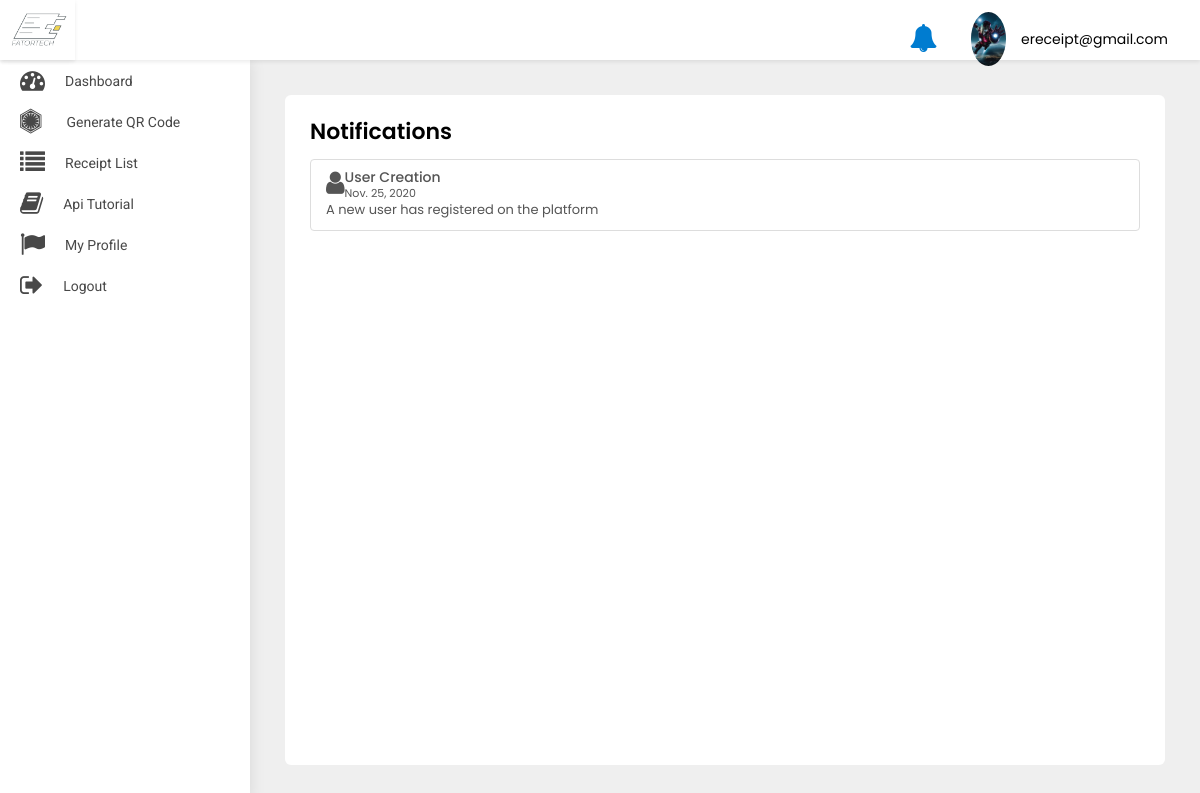
The page /merchant/notification/ (signed in) on the database as committed earlier.
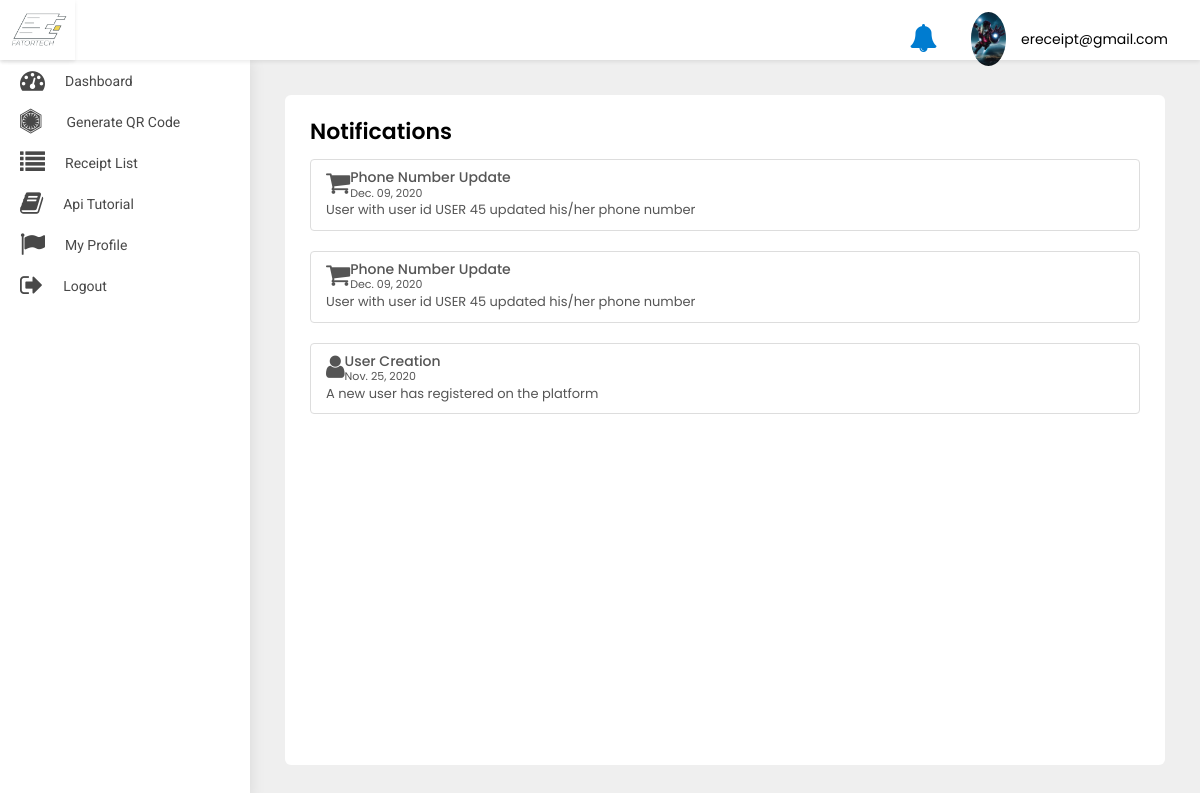
The same page on the database as committed later.
### src/models.py (models this page shows)
class User(AbstractBaseUser, PermissionsMixin):
    first_name = models.CharField(default='first name', max_length=100)
    last_name = models.CharField(default='', max_length=100, null=True, blank=True)
    email = models.CharField(default='', max_length=255, unique=True)
    country_code = models.CharField(default='+91', max_length=10)
    phone_number = models.CharField(default='', max_length=13)
    profile_pic = models.ImageField(default='default_profile.png', null=True, blank=True)
    device_token = models.CharField(default='', max_length=500, null=True, blank=True)
    password = models.CharField(default='', max_length=100)
    confirm_password = models.CharField(default='', max_length=100)
    is_merchant = models.BooleanField(default=False)
    created_at = models.DateTimeField(auto_now_add=True)
    is_active = models.BooleanField(default=True)
    is_staff = models.BooleanField(default=False)
    objects = UserManager()
    USERNAME_FIELD = 'email'
    class Meta:
        ordering = ('-created_at',)

class UserNotification(models.Model):
    to = models.ForeignKey(User, on_delete=models.CASCADE)
    title = models.CharField(default='title', max_length=200)
    title_in_arabic = models.CharField(default='title', max_length=200)
    body = models.CharField(default='body', max_length=200)
    body_in_arabic = models.CharField(default='body', max_length=200)
    read = models.BooleanField(default=False)
    created_at = models.DateTimeField(auto_now_add=True)
    class Meta:
        ordering = ('-created_at',)

### merchant/views.py (the view)
# urls.py: path('notification/', NotificationView.as_view(), name='notification'),
class NotificationView(LoginRequiredMixin, ListView):
    model = UserNotification
    template_name = 'merchant-notification.html'
    login_url = 'merchant:login'

### merchant/templates/merchant-notification.html (shortened to what this page needs)
{% extends 'base-merchant.html' %}
{% block body %}
<div class="WrapperArea">
    <div class="WrapperBox">
        <div class="Small-Wrapper">
            <h4 class="Title">Notifications</h4>
            <div class="NotificationList">
                {% for object in object_list %}
                {% if object.to.is_superuser %}
                <div class="list-group">
                    <a class="list-group-item list-group-item-action flex-column align-items-start">
                        {% if object.title == 'User Creation' %}
                        <figure class="pull-left"><i class="fa  fa-user fa-2x" aria-hidden="true"></i></figure>
                        {% elif object.title == 'Password Changed' %}
                        <figure class="pull-left"><i class="fa  fa-lock fa-2x" aria-hidden="true"></i></figure>
                        {% elif object.title == 'Phone number Update' %}
                        <figure class="pull-left"><i class="fa  fa-phone fa-2x" aria-hidden="true"></i></figure>
                        {% elif object.title == 'Payment' %}
                        <figure class="pull-left"><i class="fa  fa-money fa-2x" aria-hidden="true"></i></figure>
                        {% elif object.title == 'Profile Update' %}
                        <figure class="pull-left"><i class="fa  fa-user fa-2x" aria-hidden="true"></i></figure>
                        {% else %}
                        <figure class="pull-left ml-5"><i class="fa  fa-shopping-cart fa-2x" aria-hidden="true"></i>
                        </figure>
                        {% endif %}
                        <div class="msg-right">
                            <div class="d-flex w-100 justify-content-between">
                                <h5 class="mb-1">{{object.title}}</h5>
                                <small>{{object.created_at|date:'M. d, Y'}}</small>
                            </div>
                            <p class="mb-1"> {{object.body}}</p>
                        </div>
                    </a>
                </div>
                {% endif %}
                {% endfor %}
            </div>
        </div>
    </div>
</div>
{% endblock body %}

### merchant/templates/base-merchant.html (shortened to what this page needs)
{% load static %}
<head>
    <link type="text/css" rel="stylesheet" href="{% static 'adminpanel/css/style.css' %}">
    <link rel="stylesheet" href="{% static 'adminpanel/css/media.css' %}">
</head>
<body>
<div class="Header">
    <div class="Logo">
        <img src="{% static 'adminpanel/images/logo.jpg' %}">
    </div>
    <div class="Navigation">
        <div class="header-notifications">
            <a href="{% url 'merchant:notification' %}">
                <i class="fa fa-bell fa-2x" aria-hidden="true"></i>
            </a>
        </div>
        <div class="Avater">
            <a href="javascript:void(0);">
                <figure><img src="{{user.profile_pic.url}}"></figure>
                {{user}} </a>
        </div>
    </div>
</div>
<div class="SidenavBar">
    <ul>
        <li class="nav-item nav-link {% if request.resolver_match.view_name  == 'merchant:dashboard' %}active{% endif %}">
            <a href="{% url 'merchant:dashboard'  %}">
                <span><i class="fa fa-tachometer"></i></span> Dashboard
            </a>
        </li>
        <li class="nav-item nav-link {% if request.resolver_match.view_name  == 'merchant:create-order' %}active{% endif %}">
            <a href="{% url 'merchant:create-order'  %}">
                <span><i class="fa fa-first-order"></i></span>Generate QR Code
            </a>
        </li>
        <li class="nav-item nav-link {% if request.resolver_match.view_name  == 'merchant:order-list' %}active{% endif %}">
            <a href="{% url 'merchant:order-list'  %}">
                <span><i class="fa fa-list"></i></span> Receipt List
            </a>
        </li>
        <li class="nav-item nav-link {% if request.resolver_match.view_name  == 'merchant:api-tutorial' %}active{% endif %}">
            <a href="{% url 'merchant:api-tutorial'  %}">
                <span><i class="fa fa-book"></i></span> Api Tutorial
            </a>
        </li>
        <li class="nav-item nav-link {% if request.resolver_match.view_name  == 'merchant:profile' %}active{% endif %}">
            <a href="{% url 'merchant:profile'  %}">
                <span><i class="fa fa-flag"></i></span> My Profile
            </a>
        </li>
        <li class="nav-item nav-link {% if request.resolver_match.view_name  == 'logout' %}active{% endif %}">
            <a href="{% url 'merchant:logout' %}">
                <span><i class="fa fa-sign-out"></i></span>
                <p>Logout</p>
            </a>
        </li>
    </ul>
</div>
{% block body %}
{% endblock body %}
</body>
</html>

### static/adminpanel/css/style.css (style rules this page uses)
body { margin: 0; padding: 0; font-family: 'Poppins', sans-serif !important; font-size: 13px; color: #3a3a3a; font-weight: 400; }
* { margin: 0px; padding: 0px; }
header, footer, aside, article, section, detail, nav, figure { position: relative; }
h1, h2, h3, h4, h5, h6, p { margin: 0; padding: 0; }
ul, li, ol { list-style-type: none; margin: 0; padding: 0; }
a { text-decoration: none; outline: none; }
img { border: 0; outline: none; max-width: 100%; }
p { margin: 0; padding: 0; }
.Header { box-shadow: 0 2px 4px rgba(0, 0, 0, .08); -webkit-box-shadow: 0 2px 4px rgba(0, 0, 0, .08); position: fixed; width: 100%; left: 0; top: 0; background-color: #fff; z-index: 99 }
.Header .Logo { width: 75px; text-align: center; padding: 5px 0; float: left; height: 60px; box-shadow: 0 2px 4px rgba(0, 0, 0, .08); }
.Header .Logo img { height: 100%; width: 100%; object-fit: cover; }
.Header .Navigation { transition: all 0.2s ease; margin-left: 235px; padding: 7px 3.2rem; width: calc(100% - 235px); text-align: right; height: 60px }
.Header .Navigation .Avater { margin: 5px 0 5px 30px; position: relative; display: inline-block }
.Header .Navigation .Avater a { display: flex; align-items: center; font-size: 14px; color: #000 }
.Header .Navigation .Avater a figure { width: 35px; border-radius: 50%; margin: 0 15px 0 0; overflow: hidden }
.Header .Navigation .header-notifications { margin: 5px 0 5px 30px; position: relative; display: inline-block; top:5px; }
.Header .Navigation .header-notifications a { display: flex; align-items: center; font-size: 14px; color: #007cd0; }
.SidenavBar { height: calc(100% - 60px); position: fixed; width: 250px; top: 60px; padding: 0; overflow: auto; box-shadow: 0 0 15px rgba(0, 0, 0, .1); background-color: #fff; z-index: 2; transition: 0.2s all ease-in-out; }
.SidenavBar ul { margin: 0 }
.SidenavBar ul li { margin: 0 }
.SidenavBar ul li a { display: flex; cursor: pointer; padding: 8px 20px 8px 20px; transition: 0.2s all ease-in-out; color: #484848; font-family: "Roboto"; font-size: 14px; text-transform: capitalize; position: relative; align-items: center; overflow: hidden; white-space: nowrap; }
.SidenavBar ul li a span { font-size: 25px; margin-right: 20px; }
.SidenavBar ul li:nth-child(2) a span { margin-right: 25px; }
.WrapperArea { margin-left: 250px; flex: 1 1 auto; display: flex; flex-direction: column; margin-top: 60px; transition: 0.2s all ease-in-out; background-color: #efefef; }
.WrapperArea .WrapperBox { padding: 35px; background-color: #efefef; min-height: calc(100vh - 60px) }
.Small-Wrapper { background-color: #fff; padding: 25px; border-radius: 6px; height: 100%; min-height: calc(100vh - 130px); }
h4.Title { margin: 0 0 15px; font-weight: 600; color: #000; text-transform: capitalize; font-size: 22px }

Rows that differ between the two databases and show on the page:
added UserNotification: title "Phone Number Update", created_at "Dec. 09, 2020", body "User with user id USER 45 updated his/her phone number"
added UserNotification: title "Phone Number Update", created_at "Dec. 09, 2020", body "User with user id USER 45 updated his/her phone number"
